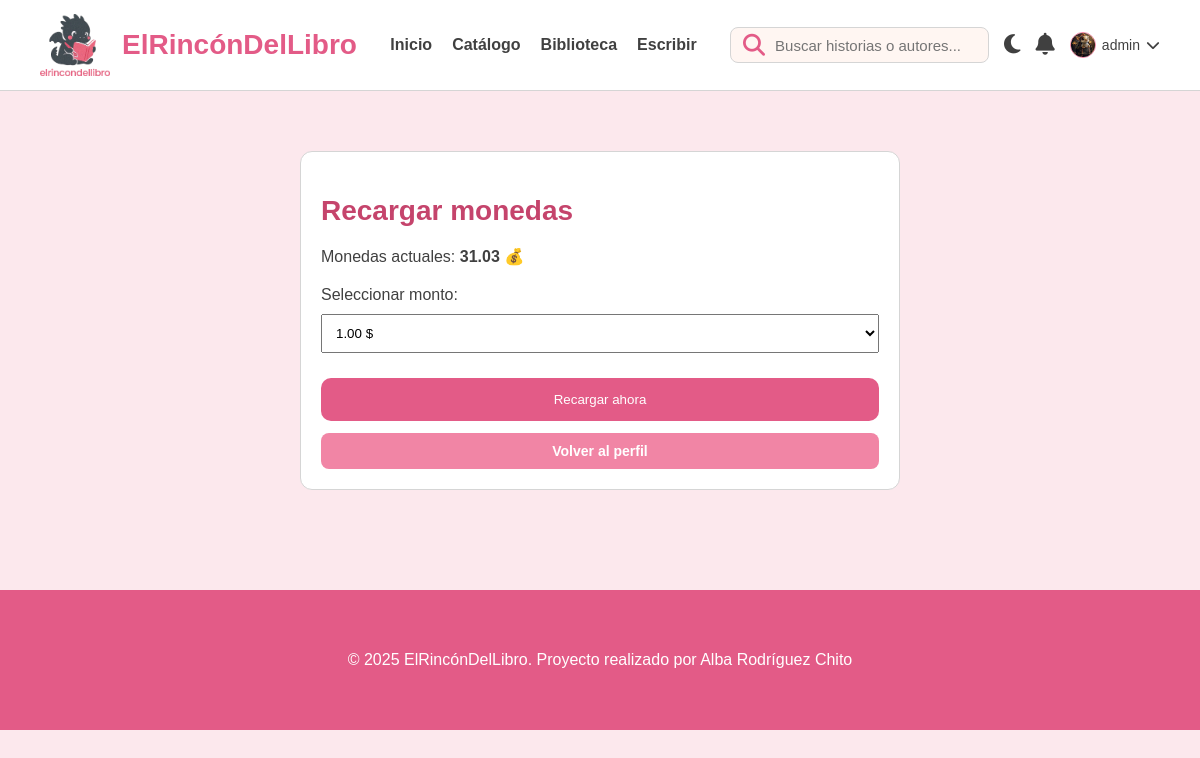
/recargar_monedas.php (signed in), run on the app's committed database.
### tables this page shows
CREATE TABLE `usuarios` (
  `id_usuarios` int NOT NULL,
  `nombre` varchar(100) NOT NULL,
  `email` varchar(100) NOT NULL,
  `password` varchar(255) NOT NULL,
  `avatar` varchar(255) DEFAULT NULL,
  `bio` text,
  `activo` tinyint(1) DEFAULT '1',
  `fecha_registro` timestamp NULL DEFAULT CURRENT_TIMESTAMP,
  `monedas` decimal(10,2) DEFAULT '0.00'
);

### src/recargar_monedas.php (the view, shortened to what this page needs)
<?php
include 'conexion.php';
$usuario_id = $_SESSION['usuario_id'];
$usuario_res = $conexion->query("SELECT monedas FROM usuarios WHERE id_usuarios = $usuario_id LIMIT 1");
$usuario = $usuario_res->fetch_assoc();
$monedas_actuales = $usuario['monedas'] ?? 0;
?>
<!DOCTYPE html>
<html lang="es">
<head>
    <link rel="stylesheet" href="CSS/style1.css">
    <link rel="stylesheet" href="https://cdnjs.cloudflare.com/ajax/libs/font-awesome/6.5.0/css/all.min.css">
</head>
<body>
<?php include 'partials/header.php'; ?>
<div class="container">
    <div class="card-form" style="max-width: 600px; margin: 40px auto;">
        <h2 class="section-title">Recargar monedas</h2>
        <p>Monedas actuales: <strong><?php echo number_format($monedas_actuales, 2); ?> 💰</strong></p>
        <form action="procesar_recarga.php" method="POST" style="margin-top: 20px;">
            <label for="monto">Seleccionar monto:</label>
            <select name="monto" id="monto" required style="width:100%; padding:10px; margin:10px 0;">
                <option value="1.00">1.00 $</option>
            </select>
            <button type="submit" class="btn-primary" style="width:100%; padding: 14px;">Recargar ahora</button>
        </form>
        <a href="perfil.php" class="btn-secondary" style="display:inline-block; margin-top: 12px; width:100%; text-align:center; text-decoration:none;">Volver al perfil</a>
    </div>
</div>
<?php include 'partials/footer.php'; ?>
</body>
</html>

### src/partials/header.php (shortened to what this page needs)
<?php
include 'conexion.php';
$nombre_usuario = isset($_SESSION['usuario_nombre']) ? $_SESSION['usuario_nombre'] : null;
$usuario_id = isset($_SESSION['usuario_id']) ? $_SESSION['usuario_id'] : null;
if ($usuario_id) {
    $avatar_url = 'img/user-default.png';
    $res_avatar = $conexion->query("SELECT avatar FROM usuarios WHERE id_usuarios = $usuario_id LIMIT 1");
    if ($res_avatar && $res_avatar->num_rows === 1) {
        $row = $res_avatar->fetch_assoc();
        if (!empty($row['avatar'])) {
            $avatar_url = $row['avatar'];
        }
    }
}
?>
<header class="header">
    <div class="container header-inner">
        <div class="header-left">
            <img src="img/dragon1.png" class="logo-dragon" alt="logo">
            <h1 class="logo-text">ElRincónDelLibro</h1>
        </div>
        <nav class="nav-menu">
            <a href="index.php">Inicio</a>
            <a href="catalogo.php">Catálogo</a>
            <a href="biblioteca.php">Biblioteca</a>
            <a href="escribir.php">Escribir</a>
        </nav>
        <div class="header-right">
            <form action="catalogo.php" method="GET" class="search-box">
                <i class="fa-solid fa-magnifying-glass search-icon"></i>
                <input type="text" name="search" placeholder="Buscar historias o autores..." value="<?php echo isset($_GET['search']) ? htmlspecialchars($_GET['search']) : ''; ?>">
            </form>
            <div class="dark-mode-switch" onclick="toggleDarkMode()" title="Cambiar modo">
                <i id="dark-icon" class="fa-solid fa-moon"></i>
            </div>
            <div class="notification-dropdown">
                <div class="notification-trigger" id="notifTrigger">
                    <i class="fa-solid fa-bell"></i>
                </div>
            </div>
            <?php if ($nombre_usuario): ?>
                <div class="user-menu">
                    <div class="user-trigger">
                        <div class="avatar-container">
                            <img src="<?php echo htmlspecialchars($avatar_url); ?>" alt="Usuario" class="img-login-header">
                        </div>
                        <span class="user-name-text"><?= htmlspecialchars($nombre_usuario) ?></span>
                        <i class="fa-solid fa-chevron-down icon-arrow"></i>
                    </div>
                </div>
            <?php else: ?>
                <a href="login.php" class="login-link"><i class="fa-solid fa-user"></i></a>
            <?php endif; ?>
        </div>
    </div>
</header>

### src/CSS/style1.css (style rules this page uses)
:root { --rosa-50: #FCE8ED; --rosa-200: #F7B7C8; --rosa-400: #F185A5; --rosa-600: #E35B87; --rosa-800: #C5446C; --crema: #FFF6F2; --gris-100: #F7F7F7; --gris-300: #D5D5D5; --gris-700: #404040; --max-width: 1200px; --color-fondo: var(--rosa-50); --color-texto: var(--gris-700); --color-blanco-elementos: #ffffff; --color-borde: var(--gris-300); --sombra: rgba(0, 0, 0, 0.1); }
* { box-sizing: border-box; }
body { margin: 0; background: var(--color-fondo); font-family: "Verdana", sans-serif; color: var(--color-texto); transition: background 0.3s ease, color 0.3s ease; }
img { display: block; max-width: 100%; }
.container { max-width: var(--max-width); margin: auto; padding: 20px 40px; }
.header { background: var(--color-blanco-elementos); backdrop-filter: blur(6px); border-bottom: 1px solid var(--color-borde); position: sticky; top: 0; z-index: 20; }
.header-inner { display: flex; justify-content: space-between; align-items: center; height: 90px; }
.header-left { display: flex; align-items: center; gap: 12px; }
.logo-dragon { width: 70px; }
.logo-text { font-size: 28px; font-weight: 700; color: var(--rosa-600); }
.nav-menu { display: flex; gap: 20px; }
.nav-menu a { text-decoration: none; color: var(--color-texto); font-size: 16px; font-weight: 600; }
.search-box { display: flex; align-items: center; background: var(--crema); border: 1px solid var(--color-borde); padding: 6px 12px; border-radius: 8px; }
.search-box input { border: none; outline: none; background: transparent; margin-left: 8px; font-size: 15px; color: var(--color-texto); }
.search-icon { color: var(--rosa-600); }
.header-right { display: flex; align-items: center; gap: 15px; font-size: 22px; color: var(--color-texto); }
.btn-primary { margin-top: 15px; background: var(--rosa-600); color: white; border: none; padding: 12px 20px; border-radius: 10px; cursor: pointer; transition: background 0.3s ease, transform 0.2s ease; }
.btn-secondary { background: var(--rosa-400); color: white; border: none; padding: 10px 18px; border-radius: 8px; font-family: "Verdana", sans-serif; font-size: 14px; font-weight: 600; cursor: pointer; transition: background 0.3s ease, transform 0.2s ease; display: inline-flex; align-items: center; justify-content: center; gap: 8px; }
.section-title { font-size: 28px; color: var(--rosa-800); margin-bottom: 20px; }
.user-menu { position: relative; display: flex; align-items: center; }
.user-trigger { display: flex; align-items: center; gap: 6px; cursor: pointer; font-size: 14px; }
.avatar-container { width: 26px; height: 26px; min-width: 26px; min-height: 26px; border-radius: 50%; overflow: hidden; border: 1.5px solid var(--rosa-400); display: flex; align-items: center; justify-content: center; background: #fff; }
.img-login-header { width: 26px; height: 26px; object-fit: cover; }
.card-form { background: var(--color-blanco-elementos); padding: 20px; border-radius: 12px; margin-bottom: 30px; border: 1px solid var(--color-borde); }

### data on the page
usuarios: avatar (picture), monedas "31.03"

### other printed values
$nombre_usuario "admin"
